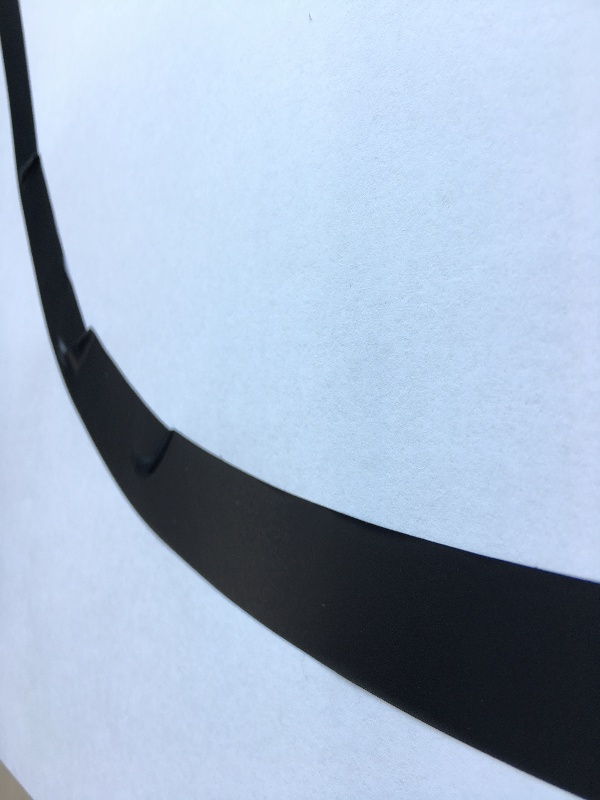
#> input picture autocar_opencv/dave.jpg, 600 x 800 px
$ python -i Image.py   (imports and definitions only)
#> lines starting #> are read from the running program, lines starting #| are printed output that depends on the picture; after the words box and inside, x2 and y2 are one past the last pixel; in counts of white or black regions, pixels touching at a corner belong together
#> further down, picture is the input picture: shape (800, 600, 3); mean B, G, R 202.2, 180.3, 163.2
# -*- coding: utf-8 -*-
import numpy as np
import cv2


class Image:

    def __init__(self):
        self.image = None
        self.contourCenterX = 0
        self.MainContour = None

    def single_scale_retinex(self, channel, sigma=15):
        # float 변환 및 로그 영역으로 이동
        img = channel.astype(np.float32) + 1.0
        log_img = np.log(img)

        # 가우시안 블러를 이용해 조명성분 추정
        blur = cv2.GaussianBlur(img, (0, 0), sigma)
        log_blur = np.log(blur)

        # 반사 성분 = 로그(원본) - 로그(조명)
        retinex = log_img - log_blur
        return retinex

    def retinex_enhancement(self, bgr_img, sigma=15):
        # BGR 채널 각각에 SSR 적용
#> called with sigma = 15
        b, g, r = cv2.split(bgr_img)
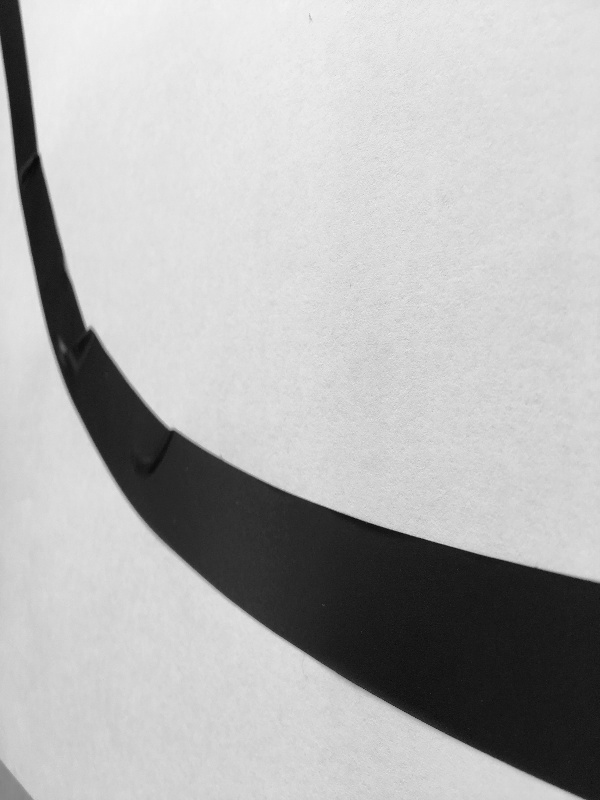
#> g: shape (800, 600); min 7, max 244, mean 180.3
        b_ret = self.single_scale_retinex(b, sigma)
#> in single_scale_retinex, `retinex = log_img - log_blur`:
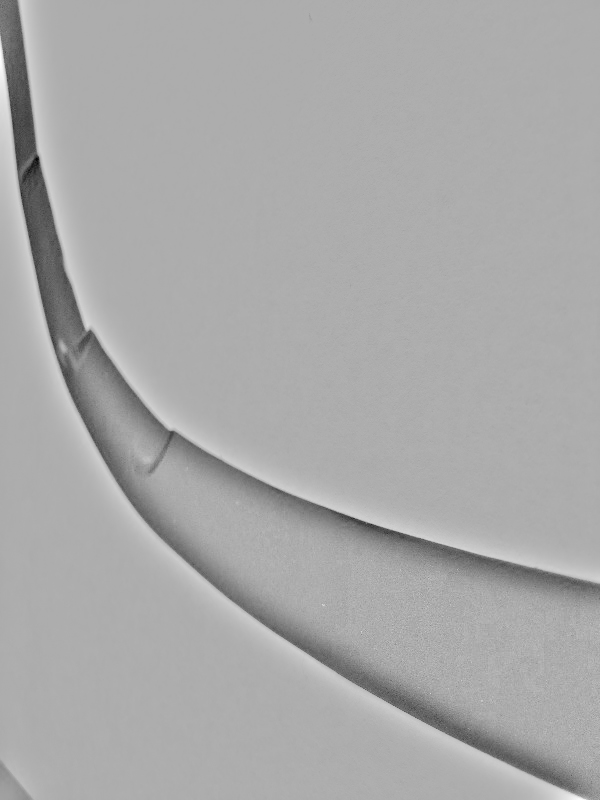
#> retinex: shape (800, 600) float32; min -2.3, max 1.08, mean -0.0462; drawn with min black and max white
        g_ret = self.single_scale_retinex(g, sigma)
        r_ret = self.single_scale_retinex(r, sigma)
#> call 3 of single_scale_retinex, with sigma = 15
#> in single_scale_retinex (call 3), `log_img = np.log(img)`:
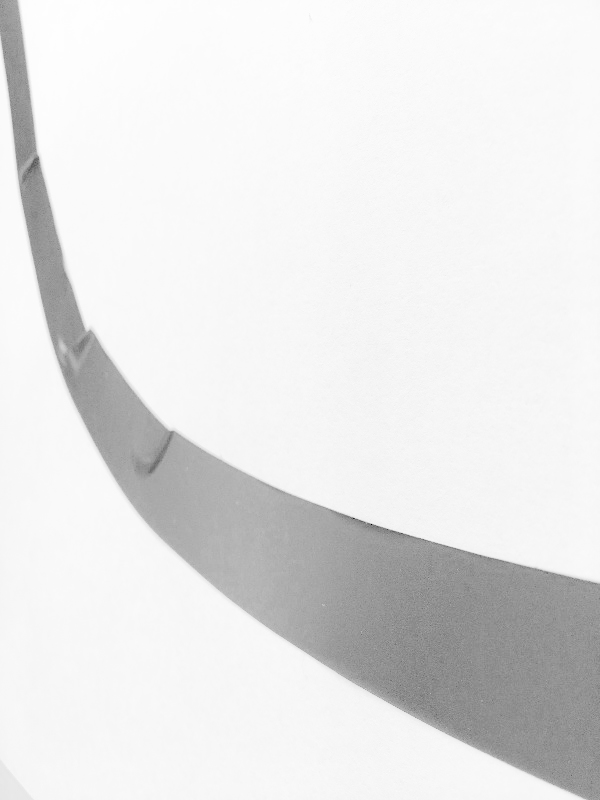
#> log_img: shape (800, 600) float32; min 0, max 5.43, mean 4.9; drawn with min black and max white
#> in single_scale_retinex (call 3), `blur = cv2.GaussianBlur(img, (0, 0), sigma)`:
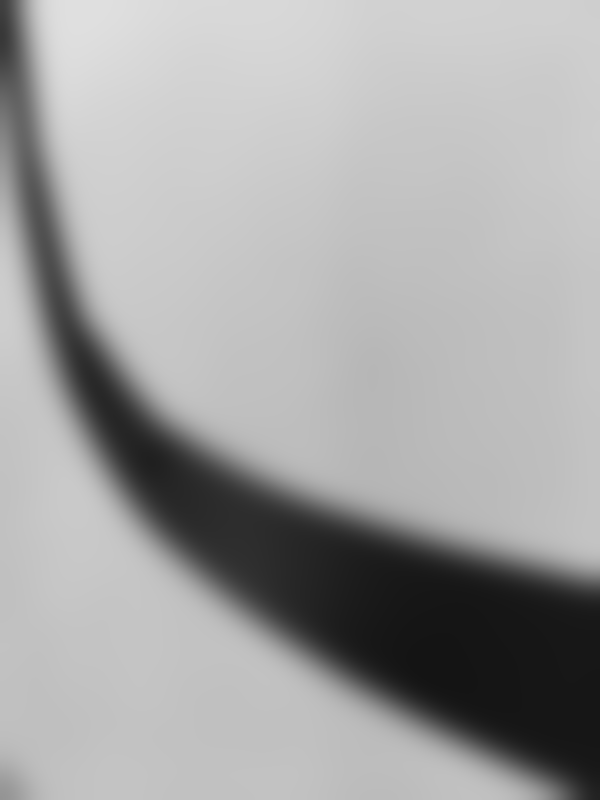
#> blur: shape (800, 600) float32; min 20.15, max 224, mean 164.2
#> in single_scale_retinex (call 3), `retinex = log_img - log_blur`:
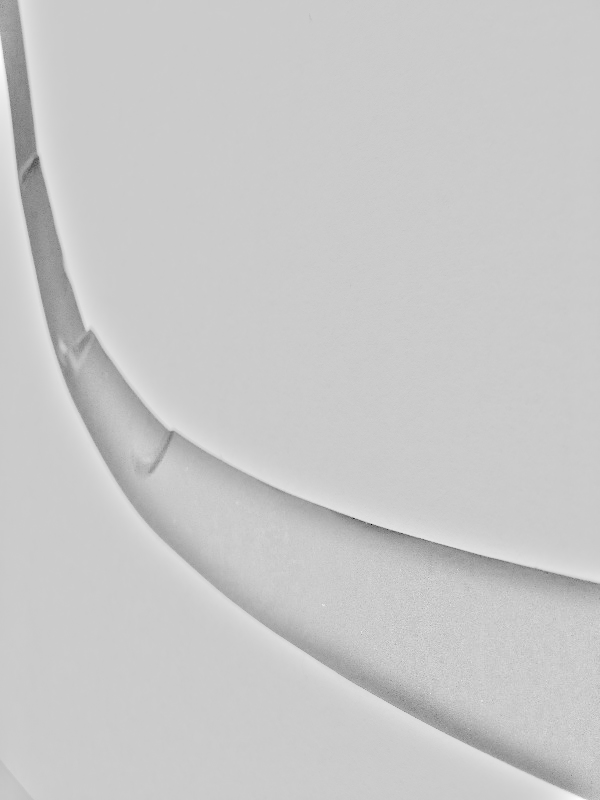
#> retinex: shape (800, 600) float32; min -4.59, max 1.16, mean -0.053; drawn with min black and max white

        merged = cv2.merge([b_ret, g_ret, r_ret])
        exp_img = np.exp(merged)  # exp로 복원
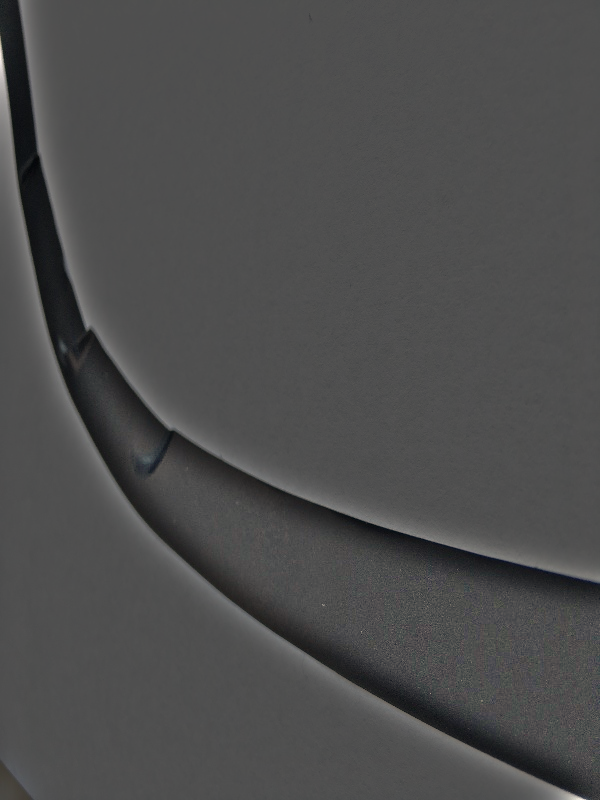
#> exp_img: shape (800, 600, 3) float32; mean B, G, R 0.978, 0.977, 0.976; drawn with min black and max white
        exp_img = exp_img - np.min(exp_img)
        exp_img = exp_img / np.max(exp_img) * 255.0
        exp_img = np.clip(exp_img, 0, 255).astype(np.uint8)
        return exp_img

    def minimize_light_effect(self, image, use_retinex=True):
        if use_retinex:
            processed = self.retinex_enhancement(image, sigma=15)
        else:
            processed = image

        # 그레이 변환
        imgray = cv2.cvtColor(processed, cv2.COLOR_BGR2GRAY)

        # Black-hat 변환으로 어두운 선 강조
        kernel = cv2.getStructuringElement(cv2.MORPH_RECT, (15, 15))
        blackhat = cv2.morphologyEx(imgray, cv2.MORPH_BLACKHAT, kernel)

        # 정규화
        normalized = cv2.normalize(blackhat, None, 0, 255, cv2.NORM_MINMAX)

        # Otsu 이진화 (검은 선이 강조되어 흰색으로 표현될 경우, 일반 THRESH_BINARY 사용)
        _, thresh = cv2.threshold(
            normalized, 0, 255, cv2.THRESH_BINARY + cv2.THRESH_OTSU
        )
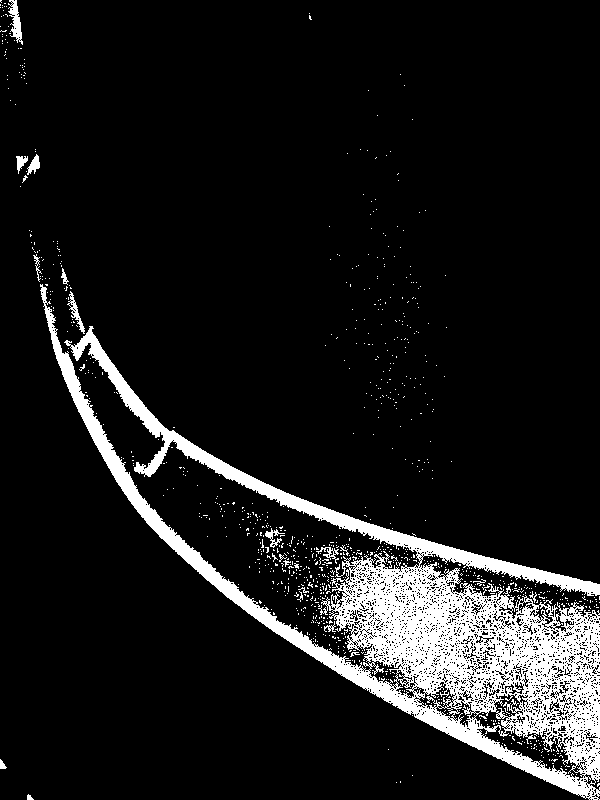
#> thresh: shape (800, 600); 10.1% white; 942 white regions (922 under 20 px), largest, box (x1, y1, x2, y2) and area: (40, 284, 600, 800) 44911, (8, 0, 23, 45) 317, (67, 291, 85, 334) 194
        return thresh

    # [124 lines left out: functions calculateAverageCenter, Process, getContourCenter, getContourExtent, Aprox, correctMainContour, not called in this run]

>>> import cv2
>>> picture = cv2.imread('dave.jpg')
>>> result = Image().minimize_light_effect(picture)
